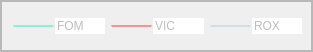
                 <widget class="QFrame" name="frame_14">
                  <property name="maximumSize">
                   <size>
                    <width>16777215</width>
                    <height>52</height>
                   </size>
                  </property>
                  <property name="frameShape">
                   <enum>QFrame::StyledPanel</enum>
                  </property>
                  <property name="frameShadow">
                   <enum>QFrame::Raised</enum>
                  </property>
                  <layout class="QHBoxLayout" name="horizontalLayout_20">
                   <property name="spacing">
                    <number>0</number>
                   </property>
                   <property name="leftMargin">
                    <number>0</number>
                   </property>
                   <property name="topMargin">
                    <number>0</number>
                   </property>
                   <property name="rightMargin">
                    <number>0</number>
                   </property>
                   <property name="bottomMargin">
                    <number>0</number>
                   </property>
                   <item>
                    <widget class="QFrame" name="frame_11">
                     <property name="minimumSize">
                      <size>
                       <width>311</width>
                       <height>50</height>
                      </size>
                     </property>
                     <property name="maximumSize">
                      <size>
                       <width>311</width>
                       <height>50</height>
                      </size>
                     </property>
                     <property name="frameShape">
                      <enum>QFrame::StyledPanel</enum>
                     </property>
                     <property name="frameShadow">
                      <enum>QFrame::Raised</enum>
                     </property>
                     <layout class="QHBoxLayout" name="horizontalLayout_18">
                      <property name="leftMargin">
                       <number>11</number>
                      </property>
                      <item>
                       <layout class="QHBoxLayout" name="horizontalLayout_15">
                        <property name="spacing">
                         <number>1</number>
                        </property>
                        <item>
                         <widget class="Line" name="line">
                          <property name="minimumSize">
                           <size>
                            <width>41</width>
                            <height>2</height>
                           </size>
                          </property>
                          <property name="maximumSize">
                           <size>
                            <width>16777215</width>
                            <height>2</height>
                           </size>
                          </property>
                          <property name="styleSheet">
                           <string notr="true">border-top: 2px solid #8fefd6; 
</string>
                          </property>
                          <property name="orientation">
                           <enum>Qt::Horizontal</enum>
                          </property>
                         </widget>
                        </item>
                        <item>
                         <widget class="QLineEdit" name="lineEdit_12">
                          <property name="enabled">
                           <bool>false</bool>
                          </property>
                          <property name="styleSheet">
                           <string notr="true">border:none;</string>
                          </property>
                          <property name="text">
                           <string>FOM</string>
                          </property>
                         </widget>
                        </item>
                       </layout>
                      </item>
                      <item>
                       <layout class="QHBoxLayout" name="horizontalLayout_16">
                        <property name="spacing">
                         <number>1</number>
                        </property>
                        <item>
                         <widget class="Line" name="line_2">
                          <property name="minimumSize">
                           <size>
                            <width>41</width>
                            <height>2</height>
                           </size>
                          </property>
                          <property name="maximumSize">
                           <size>
                            <width>16777215</width>
                            <height>2</height>
                           </size>
                          </property>
                          <property name="styleSheet">
                           <string notr="true">border-top: 2px solid #f9938f; 
</string>
                          </property>
                          <property name="orientation">
                           <enum>Qt::Horizontal</enum>
                          </property>
                         </widget>
                        </item>
                        <item>
                         <widget class="QLineEdit" name="lineEdit_13">
                          <property name="enabled">
                           <bool>false</bool>
                          </property>
                          <property name="styleSheet">
                           <string notr="true">border:none;</string>
                          </property>
                          <property name="text">
                           <string>VIC</string>
                          </property>
                         </widget>
                        </item>
                       </layout>
                      </item>
                      <item>
                       <layout class="QHBoxLayout" name="horizontalLayout_17">
                        <property name="spacing">
                         <number>1</number>
                        </property>
                        <item>
                         <widget class="Line" name="line_3">
                          <property name="minimumSize">
                           <size>
                            <width>41</width>
                            <height>2</height>
                           </size>
                          </property>
                          <property name="maximumSize">
                           <size>
                            <width>16777215</width>
                            <height>2</height>
                           </size>
                          </property>
                          <property name="styleSheet">
                           <string notr="true">border-top: 2px solid #d4dde1; 
</string>
                          </property>
                          <property name="orientation">
                           <enum>Qt::Horizontal</enum>
                          </property>
                         </widget>
                        </item>
                        <item>
                         <widget class="QLineEdit" name="lineEdit_14">
                          <property name="enabled">
                           <bool>false</bool>
                          </property>
                          <property name="styleSheet">
                           <string notr="true">border:none;</string>
                          </property>
                          <property name="text">
                           <string>ROX</string>
                          </property>
                         </widget>
                        </item>
                       </layout>
                      </item>
                     </layout>
                    </widget>
                   </item>
                  </layout>
                 </widget>
